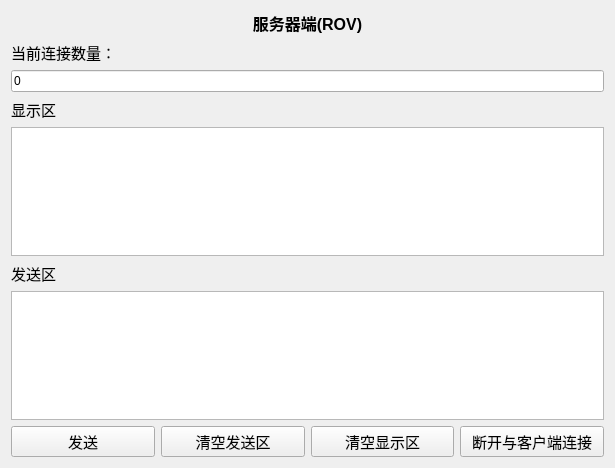
<?xml version="1.0" encoding="UTF-8"?>
<ui version="4.0">
 <class>serverwidget</class>
 <widget class="QWidget" name="serverwidget">
  <property name="geometry">
   <rect>
    <x>0</x>
    <y>0</y>
    <width>615</width>
    <height>468</height>
   </rect>
  </property>
  <property name="windowTitle">
   <string>Form</string>
  </property>
  <layout class="QVBoxLayout" name="verticalLayout">
   <item>
    <widget class="QLabel" name="label">
     <property name="text">
      <string>&lt;html&gt;&lt;head/&gt;&lt;body&gt;&lt;p align=&quot;center&quot;&gt;&lt;span style=&quot; font-size:12pt; font-weight:700;&quot;&gt;服务器端(ROV)&lt;/span&gt;&lt;/p&gt;&lt;/body&gt;&lt;/html&gt;</string>
     </property>
    </widget>
   </item>
   <item>
    <widget class="QLabel" name="label_4">
     <property name="font">
      <font>
       <pointsize>11</pointsize>
      </font>
     </property>
     <property name="text">
      <string>当前连接数量：</string>
     </property>
    </widget>
   </item>
   <item>
    <widget class="QLineEdit" name="lineEdit_client_count">
     <property name="text">
      <string>0</string>
     </property>
    </widget>
   </item>
   <item>
    <layout class="QHBoxLayout" name="horizontalLayout">
     <item>
      <widget class="QLabel" name="label_2">
       <property name="font">
        <font>
         <pointsize>11</pointsize>
        </font>
       </property>
       <property name="text">
        <string>&lt;html&gt;&lt;head/&gt;&lt;body&gt;&lt;p&gt;显示区&lt;/p&gt;&lt;/body&gt;&lt;/html&gt;</string>
       </property>
      </widget>
     </item>
    </layout>
   </item>
   <item>
    <widget class="QTextEdit" name="textEdit_Read">
     <property name="readOnly">
      <bool>true</bool>
     </property>
    </widget>
   </item>
   <item>
    <layout class="QHBoxLayout" name="horizontalLayout_2">
     <item>
      <widget class="QLabel" name="label_3">
       <property name="font">
        <font>
         <pointsize>11</pointsize>
        </font>
       </property>
       <property name="text">
        <string>&lt;html&gt;&lt;head/&gt;&lt;body&gt;&lt;p&gt;发送区&lt;/p&gt;&lt;/body&gt;&lt;/html&gt;</string>
       </property>
      </widget>
     </item>
    </layout>
   </item>
   <item>
    <widget class="QTextEdit" name="textEdit_Write"/>
   </item>
   <item>
    <layout class="QHBoxLayout" name="horizontalLayout_3">
     <item>
      <widget class="QPushButton" name="button_send">
       <property name="font">
        <font>
         <pointsize>11</pointsize>
        </font>
       </property>
       <property name="text">
        <string>发送</string>
       </property>
      </widget>
     </item>
     <item>
      <widget class="QPushButton" name="button_clear_send">
       <property name="font">
        <font>
         <pointsize>11</pointsize>
        </font>
       </property>
       <property name="text">
        <string>清空发送区</string>
       </property>
      </widget>
     </item>
     <item>
      <widget class="QPushButton" name="button_clear">
       <property name="font">
        <font>
         <pointsize>11</pointsize>
        </font>
       </property>
       <property name="text">
        <string>清空显示区</string>
       </property>
      </widget>
     </item>
     <item>
      <widget class="QPushButton" name="button_exit">
       <property name="font">
        <font>
         <pointsize>11</pointsize>
        </font>
       </property>
       <property name="text">
        <string>断开与客户端连接</string>
       </property>
      </widget>
     </item>
    </layout>
   </item>
  </layout>
 </widget>
 <resources/>
 <connections/>
</ui>
